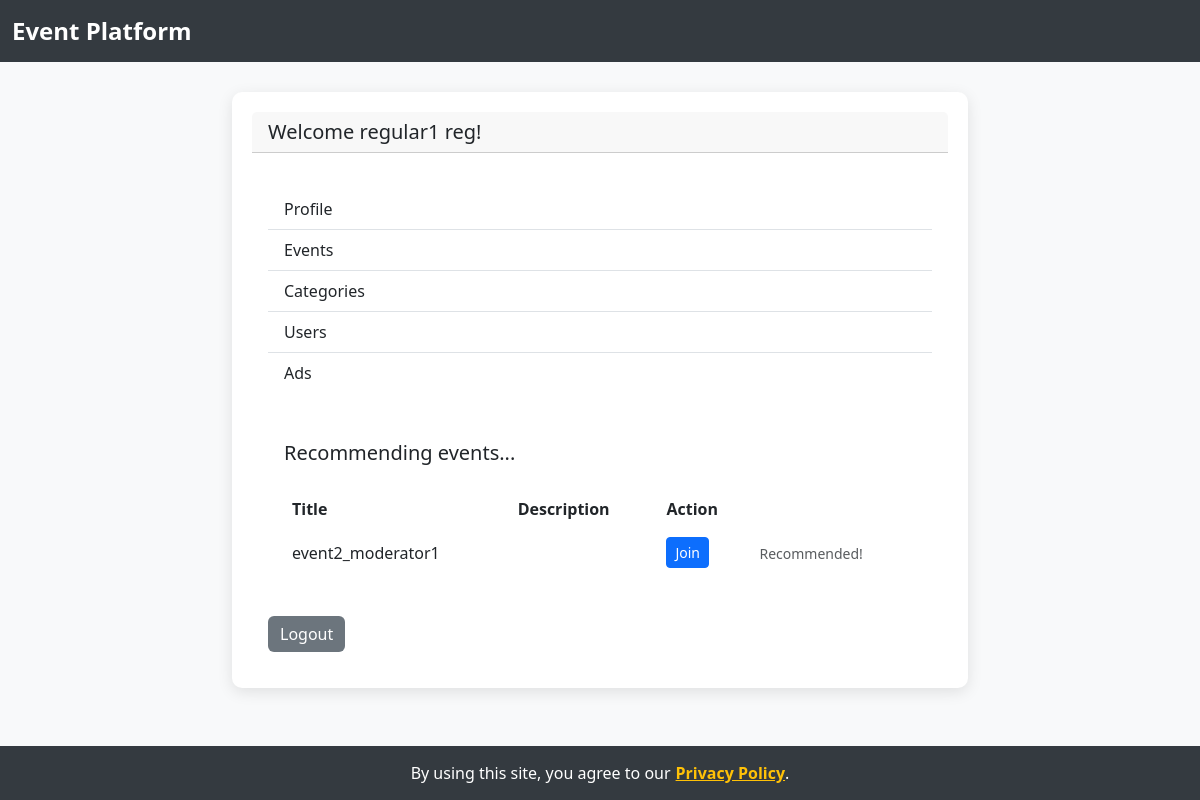
/ (signed in), run on the app's committed database.
### model.py (models this page shows, shortened)
class Person(db.Model,UserMixin):
    id = db.Column(db.Integer, primary_key=True)
    active = db.Column('is_active', db.Boolean(), nullable=False, server_default='1')
    roles = db.relationship('Role', secondary='user_roles')
    name = db.Column(db.String(100, collation='NOCASE'))
    surname = db.Column(db.String(100, collation='NOCASE'))
    username = db.Column(db.String(100, collation='NOCASE'), nullable=False, unique=True)
    password = db.Column(db.String(255), nullable=False, server_default='')
    gender = db.Column(db.String(255), nullable=True)
    email = db.Column(db.String(255), nullable=True)
    events = db.relationship('Event', backref='owner')
    manages = db.relationship('Event', secondary=mans, lazy='subquery', backref='managedBy')
    attends = db.relationship('Event', secondary=atts, lazy='subquery', backref='attendants')
    requests = db.relationship('Event', secondary=reqs, lazy='subquery', backref='requesters')
    @property
    def role(self):
        return self.roles[0]
    @property
    def is_authenticated(self):
        return True

class Event(db.Model):
    id = db.Column(db.Integer, primary_key=True)
    title = db.Column(db.String(500))
    description = db.Column(db.String(2000))
    person_id = db.Column(db.Integer, db.ForeignKey('person.id'))

### app.py (the view)
    def wrapper(*args, **kwargs):
        try:
            return func(*args, **kwargs)
        except SecurityException as se:
            db.session.rollback()
            return render_template(se.page, security_violation = True, se_msg = se.msg, **se.params)
        except PrivacyException as pe:
            db.session.rollback()
            return render_template(pe.page, privacy_violation = True, priv_msg = pe.msg, **pe.params)

### app.py (called while the page is built)
def secure(func):
    def wrapper(*args, **kwargs):
        try:
            return func(*args, **kwargs)
        except SecurityException as se:
            db.session.rollback()
            return render_template(se.page, security_violation = True, se_msg = se.msg, **se.params)
        except PrivacyException as pe:
            db.session.rollback()
            return render_template(pe.page, privacy_violation = True, priv_msg = pe.msg, **pe.params)
    wrapper.__name__ = func.__name__
    return wrapper

@app.route('/')
@secure
def main():
    from project import main
    result=main()
    if type(result) == Response:
        return result
    else:
        return render_template('main.html', **result)

### dto.py (called while the page is built)
def _clear_cache():
    PersonDTO._cache = {}
    RoleDTO._cache = {}
    EventDTO._cache = {}
    CategoryDTO._cache = {}
    AdDTO._cache = {}

    @property
    def is_authenticated(self):
        return True

    def _clone(clone):
        if not clone.id in RoleDTO._cache:
            RoleDTO._cache[clone.id] = RoleDTO(clone.id,clone.name)
        return RoleDTO._cache[clone.id]

    def _clones(clones):
        return list(map(lambda o: RoleDTO._clone(o),clones))

    def _clone(clone):
        if not clone.id in EventDTO._cache:
            EventDTO._cache[clone.id] = EventDTO(clone.id,
                                                title=clone.title,
                                                description=clone.description)
        return EventDTO._cache[clone.id]

    def _clones(clones):
        return list(map(lambda o: EventDTO._clone(o),clones))

    def _clone(clone):
        if not clone.id in CategoryDTO._cache:
            CategoryDTO._cache[clone.id] = CategoryDTO(clone.id,
                                                name=clone.name)
        return CategoryDTO._cache[clone.id]

    def _clones(clones):
        return list(map(lambda o: CategoryDTO._clone(o),clones))

### project.py (called while the page is built, shortened)
def check_consent(user : PersonDTO, class_name, property_name, actual_purposes):
    if isinstance(actual_purposes[0], str):
        actual_purposes = [Purpose.query.filter_by(name=name).first() for name in actual_purposes]
    for actual in actual_purposes:
        consent = Consent.query.filter_by(
            person_id = user.id,
            classname = class_name,
            propertyname = property_name,
            purpose_id = actual.id
        ).first()
    return True

### templates/main.html
{% extends 'template.html' %}
{% block main %}
{% if user.is_authenticated %}
    <h5 class="card-header">Welcome {{ user.name }} {{ user.surname }}!</h5>
{% else %}
    <h5 class="card-header">Welcome visitor! </h5>
{% endif %}
<div class="card-body">
<div class="list-group list-group-flush">
<a class="list-group-item list-group-item-action" href={{ url_for('profile')    }}>Profile</a>
<a class="list-group-item list-group-item-action" href={{ url_for('events')     }}>Events</a>
<a class="list-group-item list-group-item-action" href={{ url_for('categories') }}>Categories</a>
<a class="list-group-item list-group-item-action" href={{ url_for('users')      }}>Users</a>
<a class="list-group-item list-group-item-action" href={{ url_for('ads')        }}>Ads</a>
</div>
</div>
<div class="card-body">
{% if user.is_authenticated %}
    <div class="card-body">
        <h5>Recommending events...</h5>
        <table class="table table-borderless mt-4 mb-4">
            <thead>
                <tr>
                    <th scope="col">Title</th>
                    <th scope="col">Description</th>
                    <th scope="col">Action</th>
                    <th scope="col"></th>
                </tr>
            </thead>
            <tbody>
                {% for event in recommended_events %}
                <tr>
                    <td class="align-middle">{{ event.title }}</td>
                    <td class="align-middle">{{ event.description }}</td>
                    <td class="align-middle">
                        <a class="btn btn-sm btn-primary" href="{{ url_for('join', id=event.id) }}">Join</a>
                    </td>
                    <td class="align-middle">
                        <span class="text-muted small font-italic">Recommended!</span>
                    </td>
                </tr>
                {% endfor %}
            </tbody>
        </table>
    </div>
    <a class="btn btn-secondary" href={{ url_for('user.logout')   }}>Logout</a>
{% else %}
    <a class="btn btn-primary" href={{ url_for('user.login')    }}>Login</a>
    <a class="btn btn-secondary" href={{ url_for('user.register') }}>Register</a>
{% endif %}
</div>
{% endblock %}

### templates/template.html (style rules this page uses)
body { background-color: #f8f9fa; }
.list-group-flush { margin-top: 20px; }
.btn-secondary { background-color: #6c757d; border: none; }

### data on the page
Person: name "regular1", surname "reg"
Event: title "event2_moderator1"
